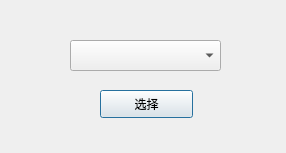
<?xml version="1.0" encoding="UTF-8"?>
<ui version="4.0">
 <class>SelectDialog</class>
 <widget class="QDialog" name="SelectDialog">
  <property name="geometry">
   <rect>
    <x>0</x>
    <y>0</y>
    <width>286</width>
    <height>153</height>
   </rect>
  </property>
  <property name="windowTitle">
   <string>Dialog</string>
  </property>
  <widget class="QComboBox" name="device">
   <property name="geometry">
    <rect>
     <x>70</x>
     <y>40</y>
     <width>151</width>
     <height>31</height>
    </rect>
   </property>
  </widget>
  <widget class="QPushButton" name="select">
   <property name="geometry">
    <rect>
     <x>100</x>
     <y>90</y>
     <width>93</width>
     <height>28</height>
    </rect>
   </property>
   <property name="text">
    <string>选择</string>
   </property>
  </widget>
 </widget>
 <resources/>
 <connections/>
</ui>
